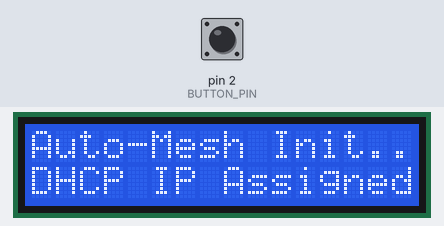
Bench run of a sketch on a simulated Arduino Uno, built with avr-gcc and run on an emulated ATmega328P. Shown: 16×2 character LCD. The test bench sets the inputs (shaded band); at power-on: pin 2 (BUTTON_PIN) HIGH. WiFi joins after 1.5 s; servers stay silent unless stated; random numbers use the default seed unless the sketch sets one.

Above: at 1.6 s.
At 4.3 s:
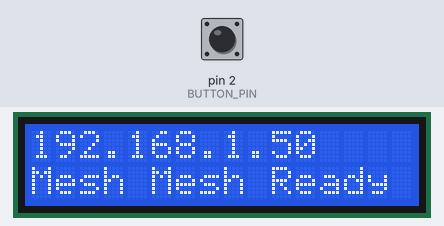
4.4 s: pin 2 (BUTTON_PIN) pulled LOW for 0.15 s
At 5.1 s:
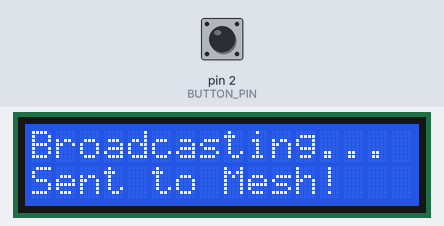
7.5 s: pin 2 (BUTTON_PIN) pulled LOW for 1 s
11.1 s: pin 2 (BUTTON_PIN) pulled LOW for 3.2 s
Timing chart, 0 to 14.1 s (numbered marks = the images above; inputs shaded):
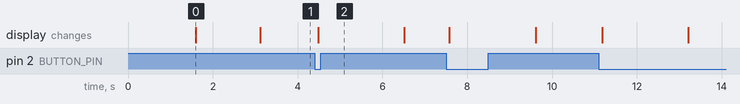

Measured:
- after the input at 4.4 s, the display: changes after 0.08 s (image 2)
- what the display in image 0 shows lasts 1.5 s, from 1.6 s to 3.1 s

The sketch:

SPI_RJ45_convert_v3.1_router_node.ino
```cpp
#include <SPI.h>
#include <Ethernet.h>
#include <Wire.h>
#include <LiquidCrystal_I2C.h>

#define BUTTON_PIN 2
#define CS_PIN 10

LiquidCrystal_I2C lcd(0x27, 16, 2);
EthernetUDP Udp;

unsigned int localPort = 8888;
unsigned int remotePort = 8888;

// Fallback IP configurations if DHCP server/Router is missing on the switch
byte mac[6];
IPAddress fallbackIP(192, 168, 1, 200);

// Unique signature to identify our testing devices from regular network traffic
const char* NODE_SIGNATURE = "TG_NODE:";
bool lastButtonState = HIGH;

void generateRandomMAC() {
  // Generate unique MAC using internal Arduino analog noise to prevent conflicts
  randomSeed(analogRead(A0) + analogRead(A1));
  mac[0] = 0xDE;
  mac[1] = 0xAD;
  mac[2] = random(0x00, 0xFE);
  mac[3] = random(0x00, 0xFE);
  mac[4] = random(0x00, 0xFE);
  mac[5] = random(0x00, 0xFE);
}

void setup() {
  pinMode(BUTTON_PIN, INPUT_PULLUP);

  lcd.init();
  lcd.backlight();
  lcd.print(F("Auto-Mesh Init.."));

  generateRandomMAC();
  Ethernet.init(CS_PIN);

  lcd.setCursor(0, 1);
  // Attempt to get IP from router automatically
  if (Ethernet.begin(mac) == 0) {
    lcd.print(F("DHCP Fail->Static"));
    // Fallback to static if connected to an unmanaged switch without a router
    fallbackIP[3] = random(20, 250); // Randomize last octet to prevent collision
    Ethernet.begin(mac, fallbackIP);
  } else {
    lcd.print(F("DHCP IP Assigned"));
  }

  delay(1500);

  if (Ethernet.hardwareStatus() == EthernetNoHardware) {
    lcd.clear();
    lcd.print(F("W5500 HW Error"));
    while (true);
  }

  Udp.begin(localPort);
  showIdleScreen();
}

void loop() {
  // --- 1. NETWORK LISTENER (AUTO-FILTER TRAFFIC) ---
  int packetSize = Udp.parsePacket();
  if (packetSize > 0) {
    char packetBuffer[64] = {0};
    Udp.read(packetBuffer, sizeof(packetBuffer) - 1);
    String incomingData = String(packetBuffer);

    // Check if the packet starts with our unique identifier token
    if (incomingData.startsWith(NODE_SIGNATURE)) {
      // Strip away the signature token to read the raw test message
      String cleanMessage = incomingData.substring(strlen(NODE_SIGNATURE));

      lcd.clear();
      lcd.print(F("NODE MSG RCVD:"));
      lcd.setCursor(0, 1);
      lcd.print(cleanMessage);

      delay(4000); // Hold message on display
      showIdleScreen();
    }
    // Foreign traffic from computers or routers is ignored automatically here
  }

  // --- 2. BROADCAST TRANSMITTER (BUTTON TRIGGER) ---
  bool currentButtonState = digitalRead(BUTTON_PIN);
  if (currentButtonState == LOW && lastButtonState == HIGH) {
    delay(50); // Debounce

    lcd.clear();
    lcd.print(F("Broadcasting..."));

    // 255.255.255.255 sends the packet to EVERY device on the current local network switch
    IPAddress broadcastIP(255, 255, 255, 255);

    Udp.beginPacket(broadcastIP, remotePort);
    Udp.write(NODE_SIGNATURE); // Inject identity token
    Udp.write("Ethernet test OK");

    if (Udp.endPacket() == 1) {
      lcd.setCursor(0, 1);
      lcd.print(F("Sent to Mesh!"));
    } else {
      lcd.setCursor(0, 1);
      lcd.print(F("Tx Error"));
    }
    delay(2000);
    showIdleScreen();
  }
  lastButtonState = currentButtonState;
}

void showIdleScreen() {
  lcd.clear();
  lcd.print(Ethernet.localIP()); // Displays current IP so you can monitor it
  lcd.setCursor(0, 1);
  lcd.print(F("Mesh Mesh Ready"));
}
```
